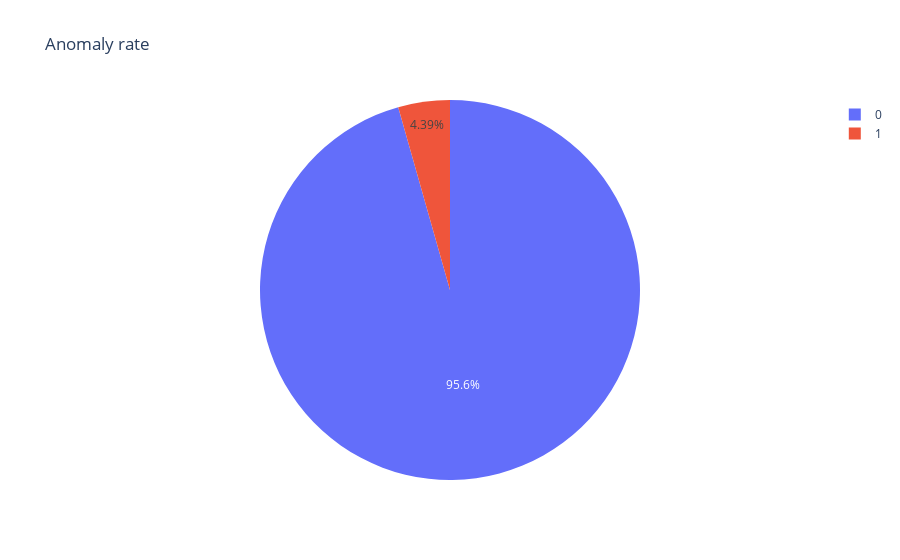

The notebook cell saved with this chart:
### Markdown cell above
#### Pie Chart

### Code cell
fig = px.pie(result['Anomaly'],names=result['Anomaly'], title='Anomaly rate',)
fig.show()

### Figure 1 — Plotly figure (JSON) as saved in the notebook; plotly's stock layout.template omitted (floating-point values rounded to 4 significant figures; data arrays with more than 128 entries replaced by an {"elided": "..."} marker saying what was removed)
{"data": [{"domain": {"x": [0, 1], "y": [0, 1]}, "hovertemplate": "label=%{label}<extra></extra>", "labels": {"elided": "569 int values"}, "legendgroup": "", "name": "", "showlegend": true, "type": "pie"}], "layout": {"legend": {"tracegroupgap": 0}, "title": {"text": "Anomaly rate"}}}
